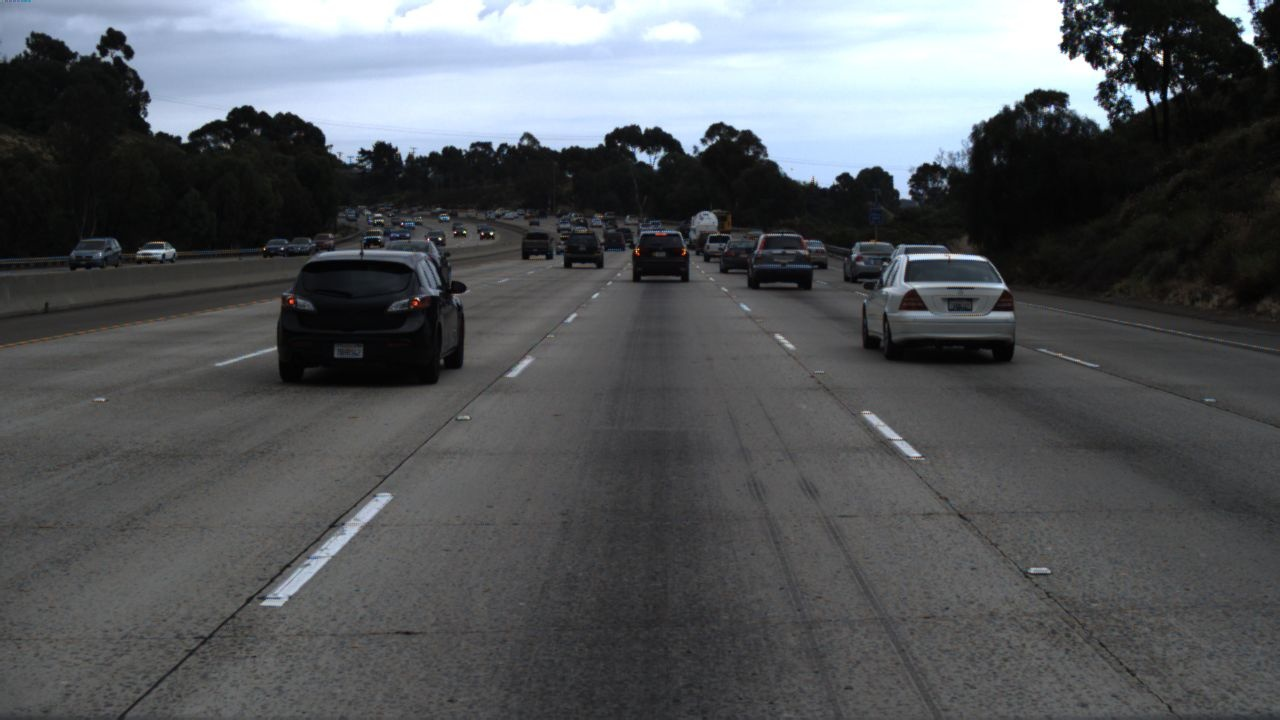
#> input picture lanenet/data/tusimple_test_image/0.jpg, 1280 x 720 px
$ python -i helper_functions.py   (imports and definitions only)   (older library calls are emulated)
#> lines starting #> are read from the running program, lines starting #| are printed output that depends on the picture; after the words box and inside, x2 and y2 are one past the last pixel; in counts of white or black regions, pixels touching at a corner belong together
import numpy as np
import cv2

def applyThresh(image, thresh=(0,255)):
    """
    Apply threshold to binary image. Setting to '1' pixels> minThresh & pixels <= maxThresh.
    """
    binary = np.zeros_like(image)
    binary[(image > thresh[0]) & (image <= thresh[1])] = 1
    return binary

def S_channel(image):
    """
    Returns the Saturation channel from an RGB image.
    """
    hls = cv2.cvtColor(image, cv2.COLOR_RGB2HLS)
    S = hls[:,:,2]
    return S

def sobel_X(image):
    """
    Applies Sobel in the x direction to an RGB image.
    """
    gray = cv2.cvtColor(image, cv2.COLOR_RGB2GRAY)
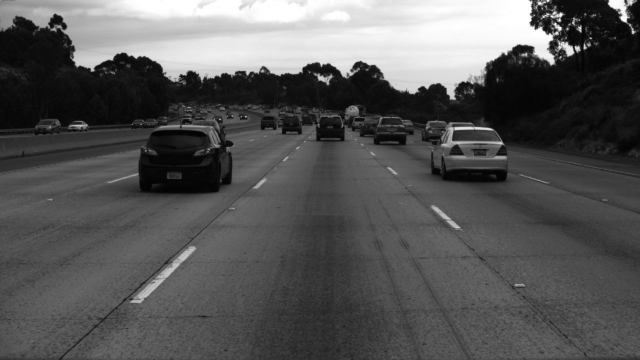
#> gray: shape (720, 1280) (shown at 1/2 size); min 0, max 255, mean 86.6
    abs_sobelx = np.abs(cv2.Sobel(gray,cv2.CV_64F,1,0,ksize=3))
    sobelx     = np.uint8(255*abs_sobelx/np.max(abs_sobelx))
    return sobelx

def binary_pipeline(image):
    """
    Combination of color and gradient thresholds for lane detection.
    Input image must be RGB
    """
    sobelx    = sobel_X(image)
    s_channel = S_channel(image)
#> in S_channel, `S = hls[:,:,2]`:
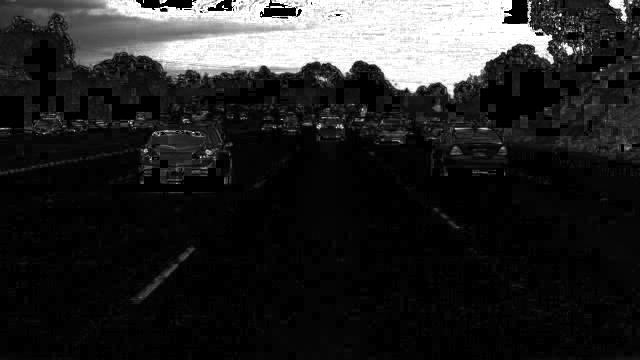
#> S: shape (720, 1280) (shown at 1/2 size); min 0, max 255, mean 38.6

    bin_sobelx    = applyThresh(sobelx, thresh=(20,100))
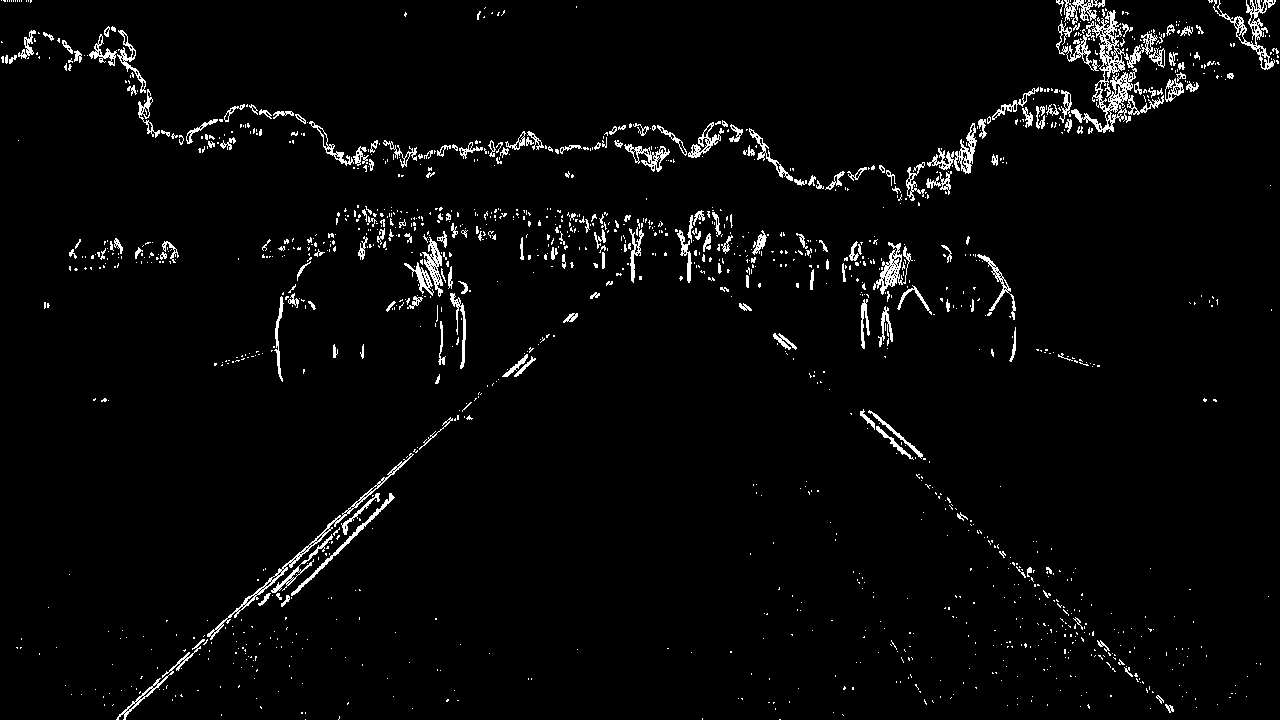
#> bin_sobelx: shape (720, 1280); values 0 (black) and 1 (white), 3.1% white in thin lines or dots
    bin_s_channel = applyThresh(s_channel, thresh=(90,255))
#> bin_s_channel: shape (720, 1280); values 0 (black) and 1 (white), 13.6% white; 741 white regions (689 under 20 px), largest, box (x1, y1, x2, y2) and area: (117, 0, 1109, 198) 118894, (1217, 0, 1256, 44) 740, (67, 17, 108, 33) 360

    return bin_sobelx | bin_s_channel
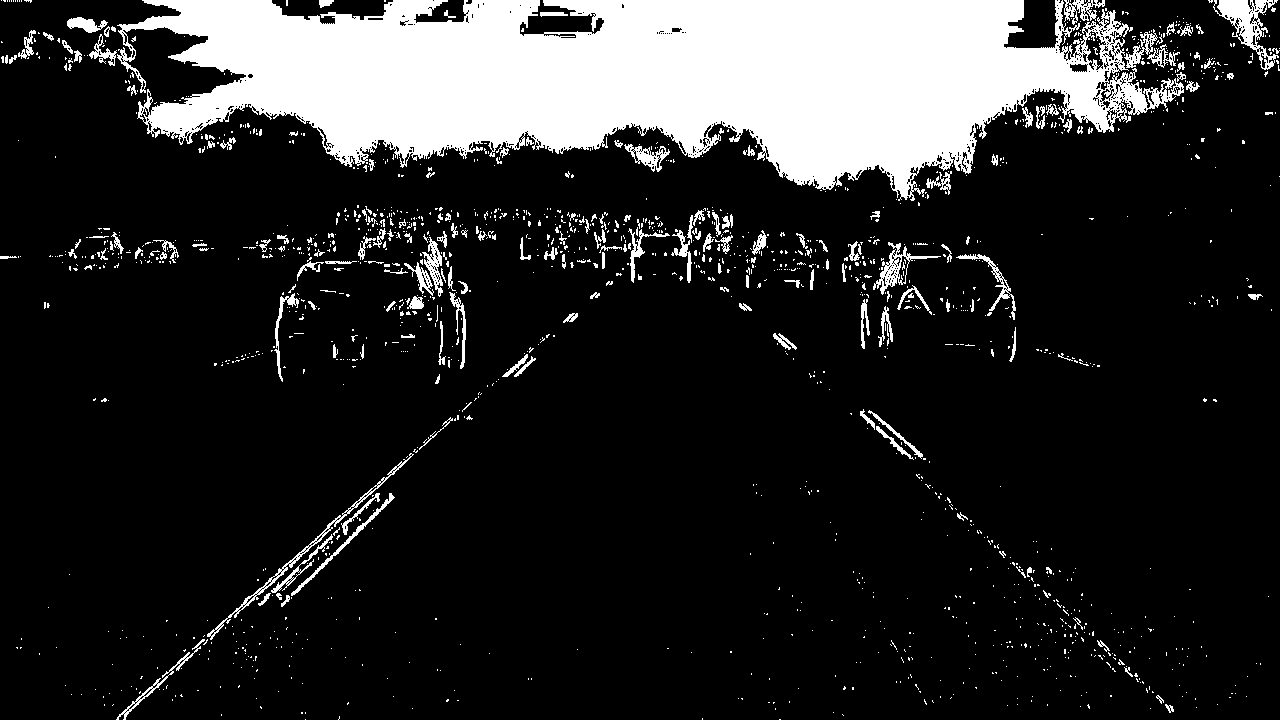
#> returned value: shape (720, 1280); values 0 (black) and 1 (white), 16.4% white; 1601 white regions (1415 under 20 px), largest, box (x1, y1, x2, y2) and area: (117, 0, 1184, 201) 127105, (1213, 0, 1279, 70) 1557, (207, 453, 414, 640) 981

# [272 lines left out: functions find_lane_pixels_in_sliding_window, draw_lane_pixels_in_sliding_window, ransac_polyfit, fit_polynomial, find_lane_pixels_around_poly, draw_lane_pixels_around_poly and 1 more, not called in this run]

>>> import cv2
>>> picture = cv2.cvtColor(cv2.imread('../../lanenet/data/tusimple_test_image/0.jpg'), cv2.COLOR_BGR2RGB)
>>> result = binary_pipeline(picture)

$ run again, on lanenet/data/tusimple_test_image/1.jpg
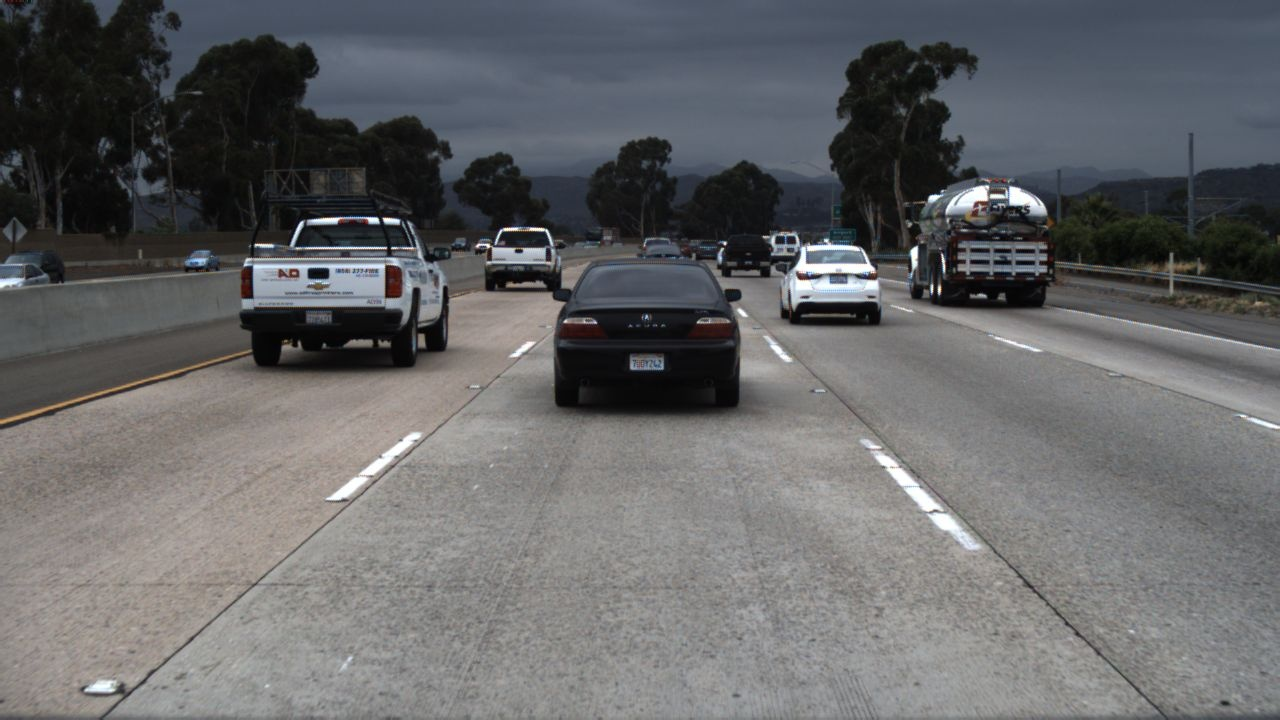
#> input picture lanenet/data/tusimple_test_image/1.jpg, 1280 x 720 px
#> hls: shape (720, 1280, 3); mean of channels 0, 1, 2 59.1, 103, 16.9
#> in binary_pipeline, `bin_sobelx    = applyThresh(sobelx, thresh=(20,100))`:
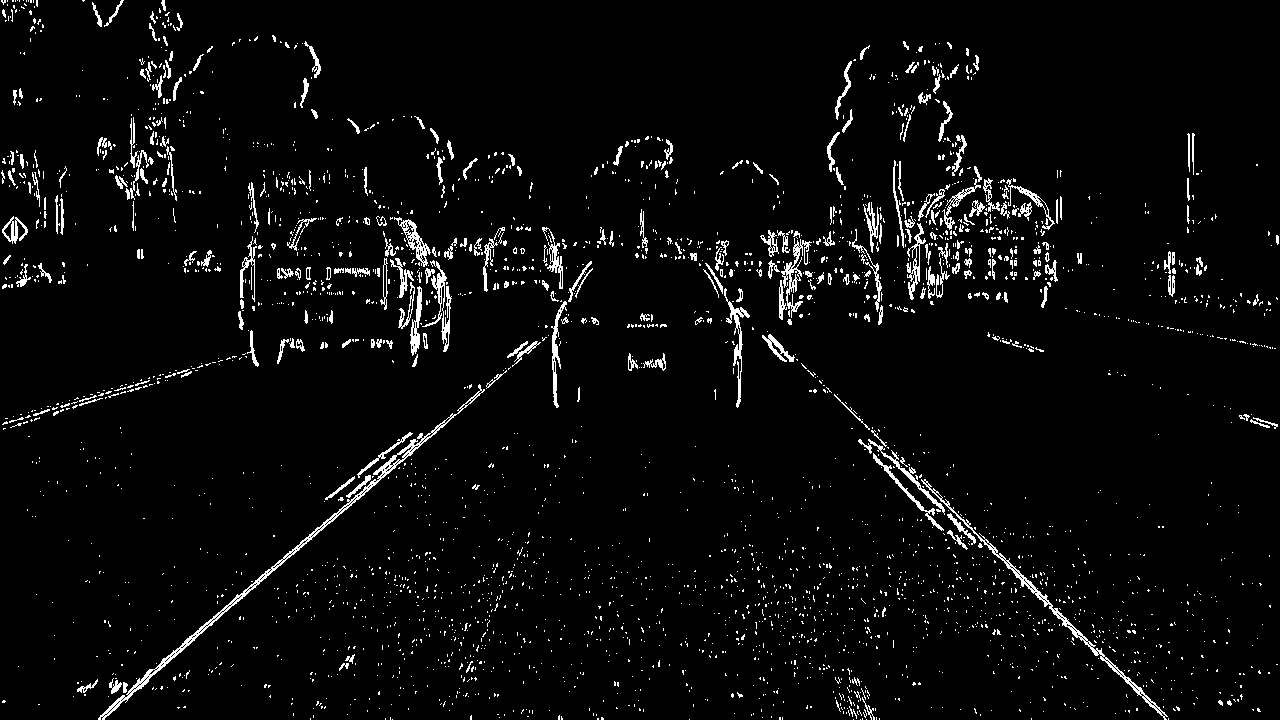
#> bin_sobelx: shape (720, 1280); values 0 (black) and 1 (white), 3.9% white in thin lines or dots
#> bin_s_channel: shape (720, 1280); values 0 (black) and 1 (white), 0.9% white; 582 white regions (524 under 20 px), largest, box (x1, y1, x2, y2) and area: (796, 248, 874, 275) 610, (811, 278, 877, 293) 558, (564, 325, 603, 337) 378
#> in binary_pipeline, `return bin_sobelx | bin_s_channel`:
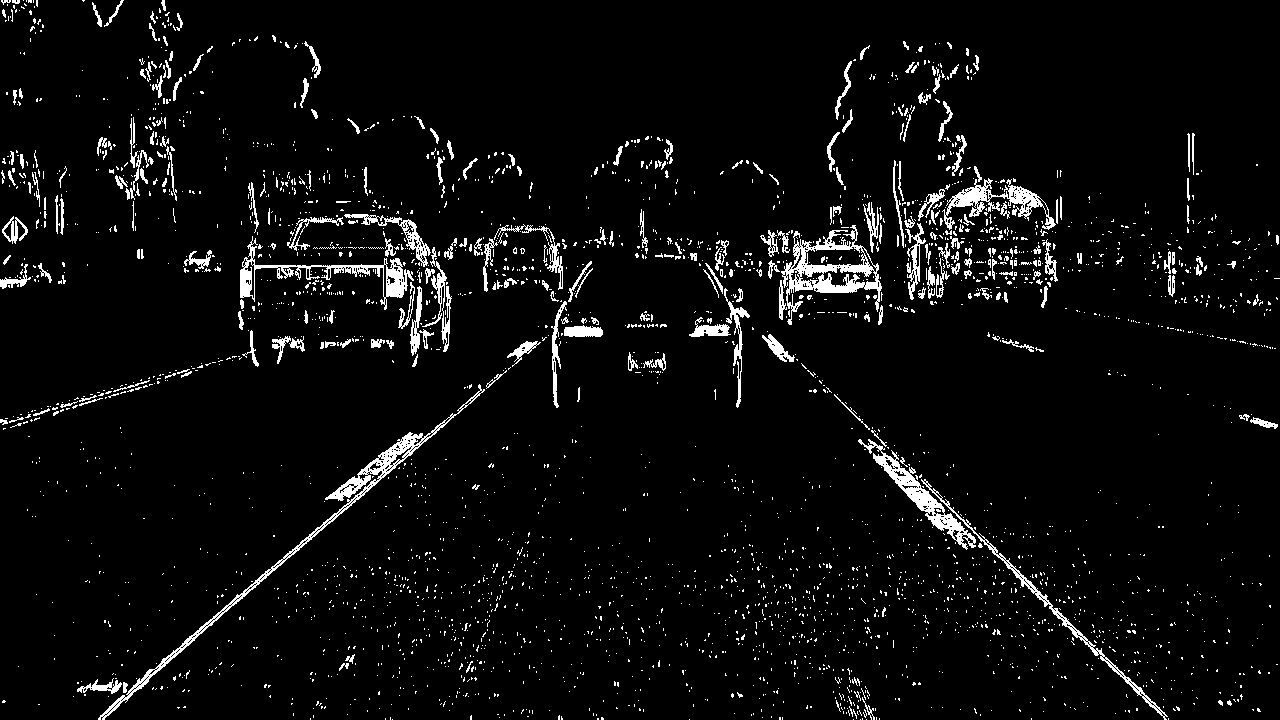
#> returned value: shape (720, 1280); values 0 (black) and 1 (white), 4.7% white in thin lines or dots

$ run again, on lanenet/data/tusimple_test_image/2.jpg
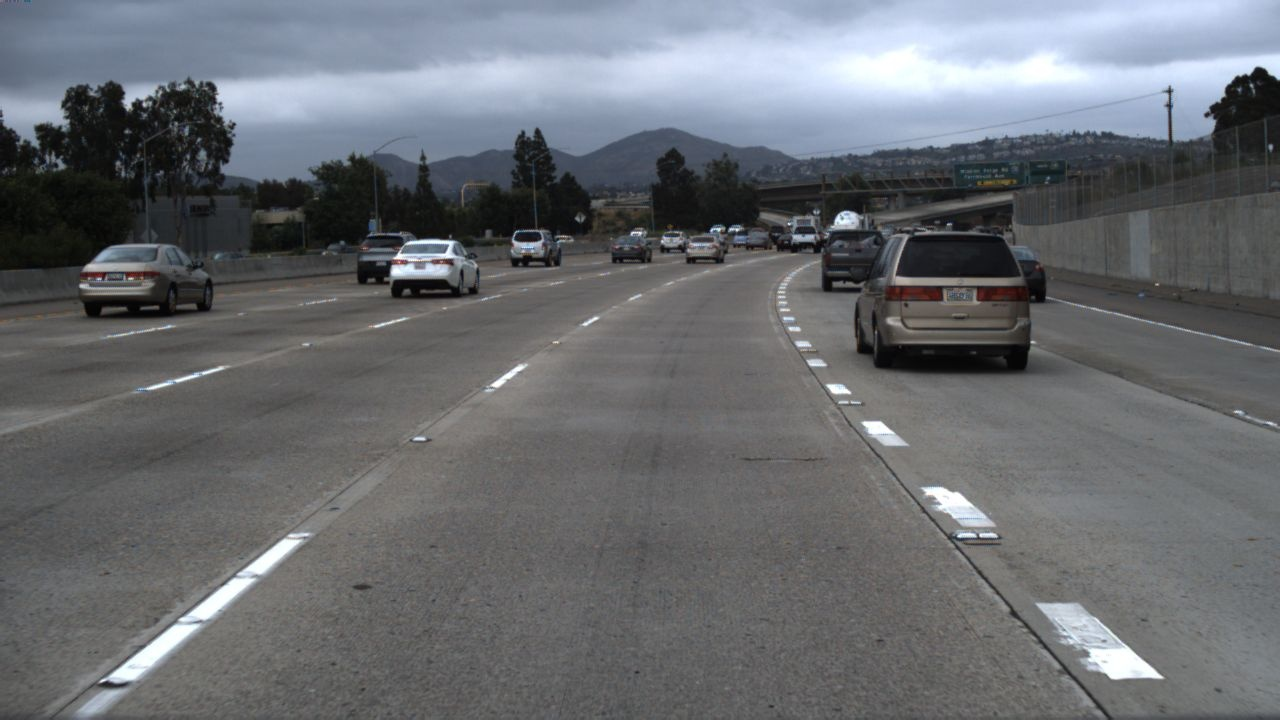
#> input picture lanenet/data/tusimple_test_image/2.jpg, 1280 x 720 px
#> hls: shape (720, 1280, 3); mean of channels 0, 1, 2 68, 109, 25.1
#> in binary_pipeline, `bin_sobelx    = applyThresh(sobelx, thresh=(20,100))`:
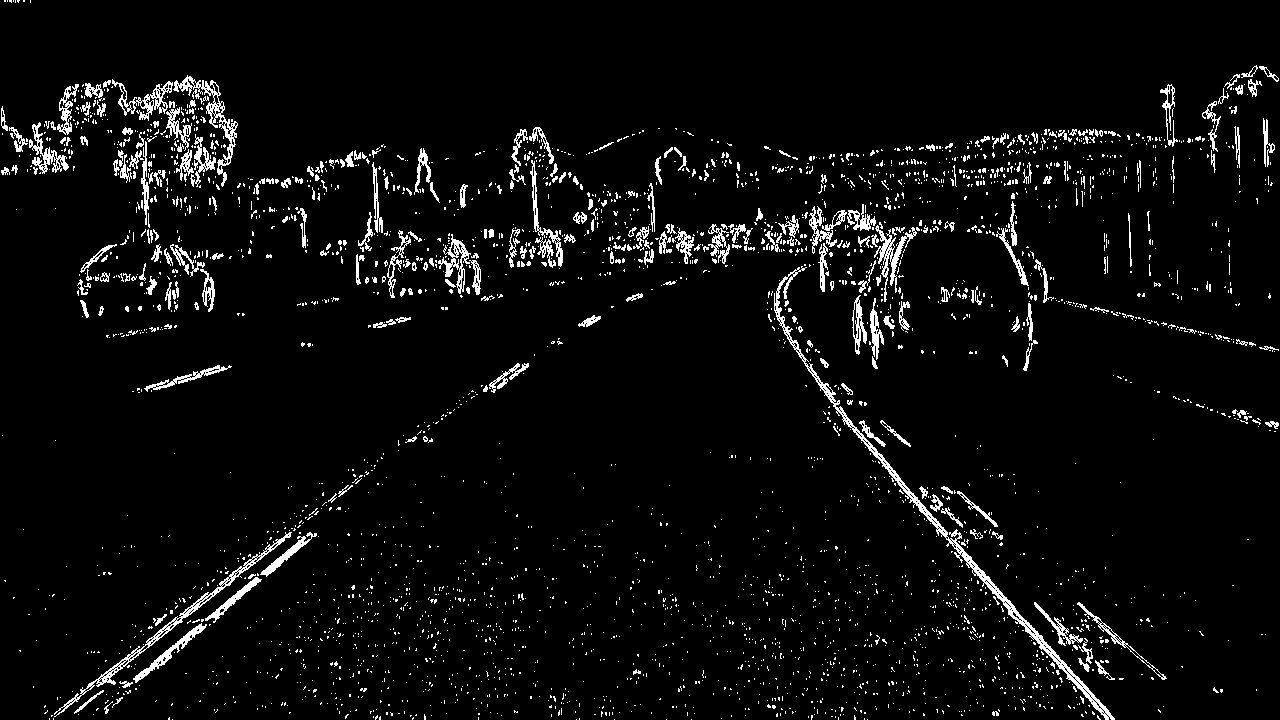
#> bin_sobelx: shape (720, 1280); values 0 (black) and 1 (white), 4.7% white in thin lines or dots
#> bin_s_channel: shape (720, 1280); values 0 (black) and 1 (white), 6.8% white; 267 white regions (238 under 20 px), largest, box (x1, y1, x2, y2) and area: (596, 0, 1280, 111) 52625, (219, 83, 336, 113) 1557, (110, 625, 198, 680) 1281
#> in binary_pipeline, `return bin_sobelx | bin_s_channel`:
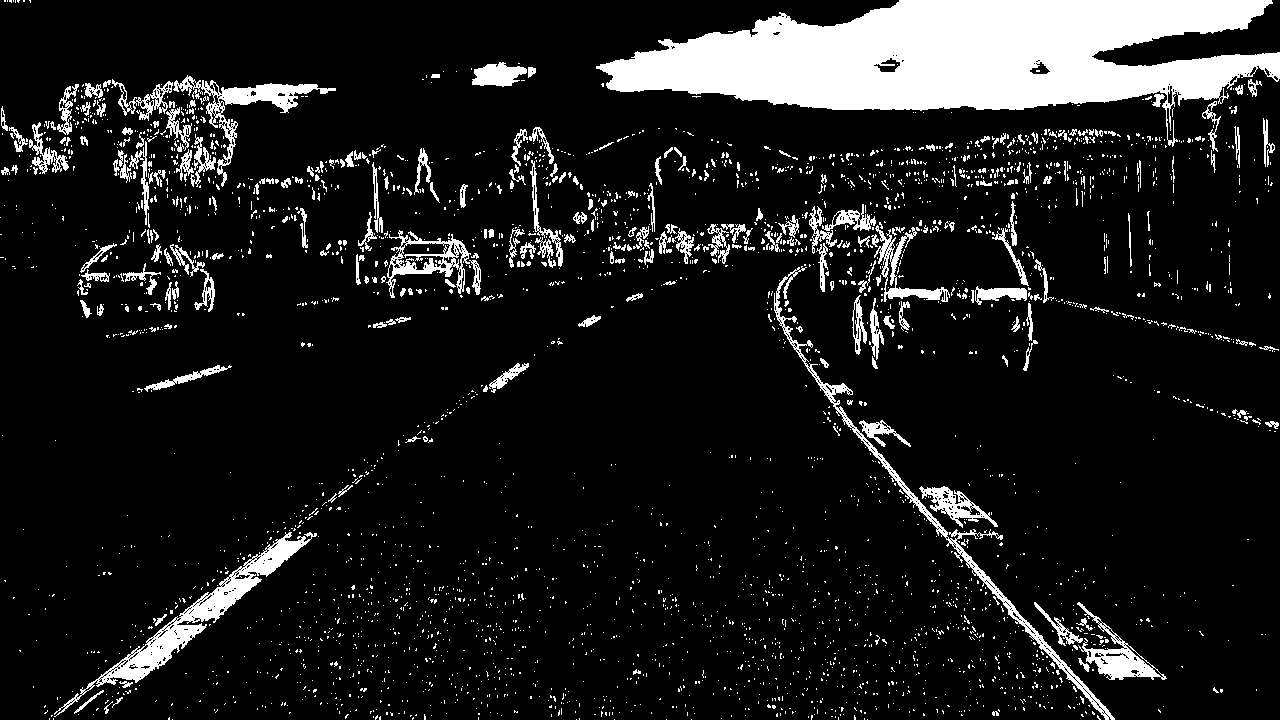
#> returned value: shape (720, 1280); values 0 (black) and 1 (white), 11.4% white; 3336 white regions (3063 under 20 px), largest, box (x1, y1, x2, y2) and area: (596, 0, 1280, 147) 53100, (54, 532, 317, 717) 5318, (774, 266, 1115, 720) 3686
